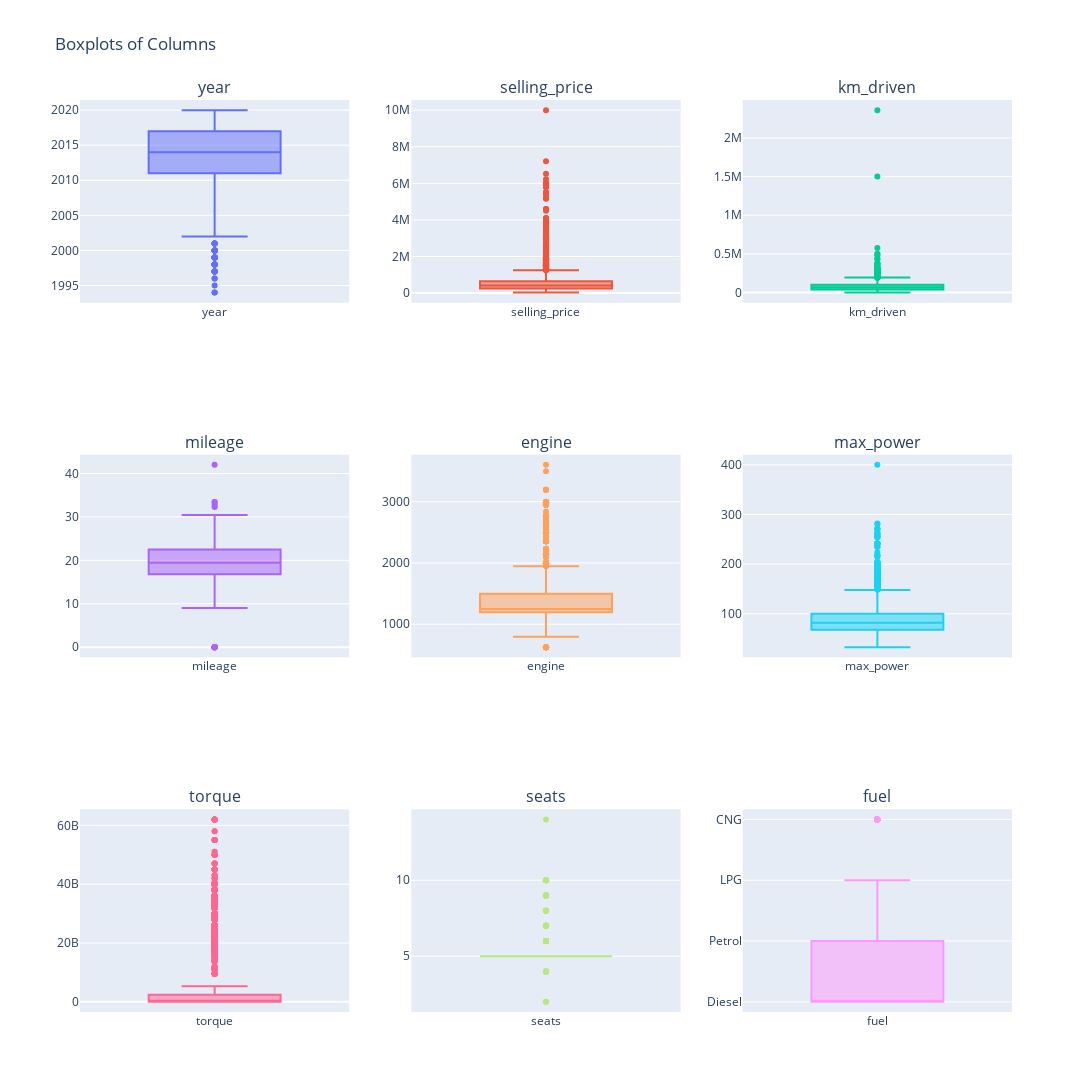

Notebook source saved alongside this figure:
### Code cell
import plotly.graph_objects as go
from plotly.subplots import make_subplots

# انتخاب ستونها
columns = ['year', 'selling_price', 'km_driven', 'mileage', 'engine', 'max_power', 'torque', 'seats', 'fuel']

# تعداد ستونها و ردیفها
n_columns = 3  # تعداد ستونها
n_rows = (len(columns) // n_columns) + (len(columns) % n_columns > 0)  # تعداد ردیفها

# ایجاد شِیپ زیرمجموعه با استفاده از make_subplots
fig = make_subplots(
    rows=n_rows, cols=n_columns,
    subplot_titles=columns
)

# اضافه کردن هر نمودار boxplot به شِیپ
for i, col in enumerate(columns):
    row = i // n_columns + 1
    col_idx = i % n_columns + 1
    box_fig = go.Box(y=df[col], name=col)
    fig.add_trace(box_fig, row=row, col=col_idx)

# بهینهسازی ظاهر نمودارها
fig.update_layout(
    height=400 * n_rows,  # ارتفاع نمودارها
    width=1200,  # عرض نمودارها
    showlegend=False,  # مخفی کردن legend
    title_text="Boxplots of Columns",  # عنوان کلی نمودار
)

fig.show()

### Figure 1 — Plotly figure (JSON) as saved in the notebook; plotly's stock layout.template omitted (floating-point values rounded to 4 significant figures; data arrays with more than 128 entries replaced by an {"elided": "..."} marker saying what was removed)
{"data": [{"name": "year", "type": "box", "xaxis": "x", "y": {"elided": "6699 int values"}, "yaxis": "y"}, {"name": "selling_price", "type": "box", "xaxis": "x2", "y": {"elided": "6699 int values"}, "yaxis": "y2"}, {"name": "km_driven", "type": "box", "xaxis": "x3", "y": {"elided": "6699 int values"}, "yaxis": "y3"}, {"name": "mileage", "type": "box", "xaxis": "x4", "y": {"elided": "6699 float values"}, "yaxis": "y4"}, {"name": "engine", "type": "box", "xaxis": "x5", "y": {"elided": "6699 int values"}, "yaxis": "y5"}, {"name": "max_power", "type": "box", "xaxis": "x6", "y": {"elided": "6699 float values"}, "yaxis": "y6"}, {"name": "torque", "type": "box", "xaxis": "x7", "y": {"elided": "6699 float values"}, "yaxis": "y7"}, {"name": "seats", "type": "box", "xaxis": "x8", "y": {"elided": "6699 int values"}, "yaxis": "y8"}, {"name": "fuel", "type": "box", "xaxis": "x9", "y": {"elided": "6699 str values"}, "yaxis": "y9"}], "layout": {"annotations": [{"font": {"size": 16}, "showarrow": false, "text": "year", "x": 0.1444, "xanchor": "center", "xref": "paper", "y": 1, "yanchor": "bottom", "yref": "paper"}, {"font": {"size": 16}, "showarrow": false, "text": "selling_price", "x": 0.5, "xanchor": "center", "xref": "paper", "y": 1, "yanchor": "bottom", "yref": "paper"}, {"font": {"size": 16}, "showarrow": false, "text": "km_driven", "x": 0.8556, "xanchor": "center", "xref": "paper", "y": 1, "yanchor": "bottom", "yref": "paper"}, {"font": {"size": 16}, "showarrow": false, "text": "mileage", "x": 0.1444, "xanchor": "center", "xref": "paper", "y": 0.6111, "yanchor": "bottom", "yref": "paper"}, {"font": {"size": 16}, "showarrow": false, "text": "engine", "x": 0.5, "xanchor": "center", "xref": "paper", "y": 0.6111, "yanchor": "bottom", "yref": "paper"}, {"font": {"size": 16}, "showarrow": false, "text": "max_power", "x": 0.8556, "xanchor": "center", "xref": "paper", "y": 0.6111, "yanchor": "bottom", "yref": "paper"}, {"font": {"size": 16}, "showarrow": false, "text": "torque", "x": 0.1444, "xanchor": "center", "xref": "paper", "y": 0.2222, "yanchor": "bottom", "yref": "paper"}, {"font": {"size": 16}, "showarrow": false, "text": "seats", "x": 0.5, "xanchor": "center", "xref": "paper", "y": 0.2222, "yanchor": "bottom", "yref": "paper"}, {"font": {"size": 16}, "showarrow": false, "text": "fuel", "x": 0.8556, "xanchor": "center", "xref": "paper", "y": 0.2222, "yanchor": "bottom", "yref": "paper"}], "height": 1200, "showlegend": false, "title": {"text": "Boxplots of Columns"}, "width": 1200, "xaxis": {"anchor": "y", "domain": [0, 0.2889]}, "xaxis2": {"anchor": "y2", "domain": [0.3556, 0.6444]}, "xaxis3": {"anchor": "y3", "domain": [0.7111, 1]}, "xaxis4": {"anchor": "y4", "domain": [0, 0.2889]}, "xaxis5": {"anchor": "y5", "domain": [0.3556, 0.6444]}, "xaxis6": {"anchor": "y6", "domain": [0.7111, 1]}, "xaxis7": {"anchor": "y7", "domain": [0, 0.2889]}, "xaxis8": {"anchor": "y8", "domain": [0.3556, 0.6444]}, "xaxis9": {"anchor": "y9", "domain": [0.7111, 1]}, "yaxis": {"anchor": "x", "domain": [0.7778, 1]}, "yaxis2": {"anchor": "x2", "domain": [0.7778, 1]}, "yaxis3": {"anchor": "x3", "domain": [0.7778, 1]}, "yaxis4": {"anchor": "x4", "domain": [0.3889, 0.6111]}, "yaxis5": {"anchor": "x5", "domain": [0.3889, 0.6111]}, "yaxis6": {"anchor": "x6", "domain": [0.3889, 0.6111]}, "yaxis7": {"anchor": "x7", "domain": [0, 0.2222]}, "yaxis8": {"anchor": "x8", "domain": [0, 0.2222]}, "yaxis9": {"anchor": "x9", "domain": [0, 0.2222]}}}
